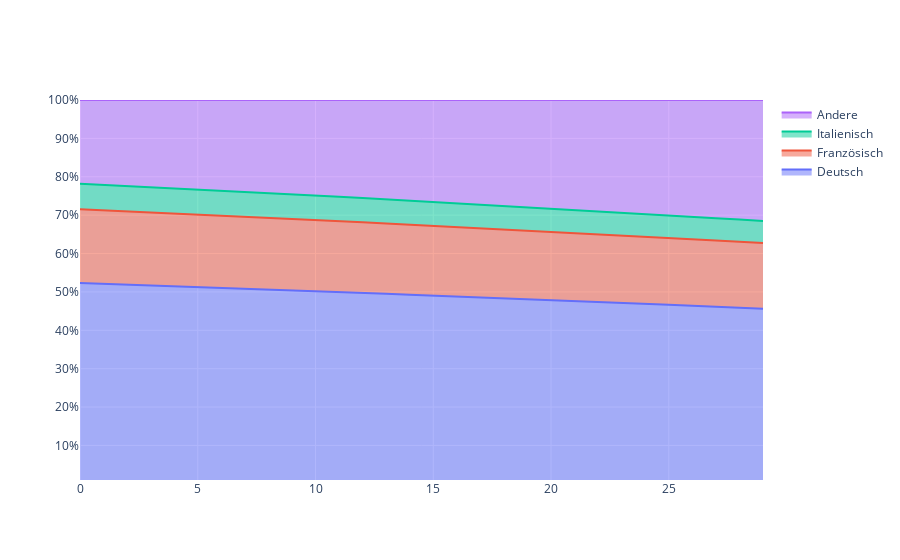

The notebook cell this image was saved under:
### Code cell
#plot stacked area chart of all languages with plotly
import plotly.graph_objects as go

fig = go.Figure()

fig.add_trace(go.Scatter(x = np.array(range(0,years)), y = MeanOfSim(Deutsch),stackgroup='one',mode='lines', name='Deutsch',groupnorm='percent'))
fig.add_trace(go.Scatter(x = np.array(range(0,years)), y = MeanOfSim(Französisch),stackgroup='one',mode='lines', name='Französisch'))
fig.add_trace(go.Scatter(x = np.array(range(0,years)), y = MeanOfSim(Italienisch),stackgroup='one',mode='lines', name='Italienisch'))
fig.add_trace(go.Scatter(x = np.array(range(0,years)), y = MeanOfSim(Andere),stackgroup='one',mode='lines', name='Andere'))


fig.update_layout(
    showlegend=True,
    xaxis_type='linear',
    yaxis=dict(
        type='linear',
        range=[1, 100],
        ticksuffix='%'))

fig.show()

### Figure 1 — Plotly figure (JSON) as saved in the notebook; plotly's stock layout.template omitted (floating-point values rounded to 4 significant figures)
{"data": [{"groupnorm": "percent", "mode": "lines", "name": "Deutsch", "stackgroup": "one", "type": "scatter", "x": [0, 1, 2, 3, 4, 5, 6, 7, 8, 9, 10, 11, 12, 13, 14, 15, 16, 17, 18, 19, 20, 21, 22, 23, 24, 25, 26, 27, 28, 29], "y": [4440082, 4456000.0, 4471000.0, 4487000.0, 4503000.0, 4518000.0, 4534000.0, 4550000.0, 4566000.0, 4581000.0, 4597000.0, 4613000.0, 4629000.0, 4646000.0, 4662000.0, 4680000.0, 4695000.0, 4712000.0, 4729000.0, 4745000.0, 4762000.0, 4778000.0, 4795000.0, 4812000.0, 4829000.0, 4845000.0, 4862000.0, 4880000.0, 4897000.0, 4913000.0, 4931000.0]}, {"mode": "lines", "name": "Französisch", "stackgroup": "one", "type": "scatter", "x": [0, 1, 2, 3, 4, 5, 6, 7, 8, 9, 10, 11, 12, 13, 14, 15, 16, 17, 18, 19, 20, 21, 22, 23, 24, 25, 26, 27, 28, 29], "y": [1628228, 1635000.0, 1642000.0, 1649000.0, 1657000.0, 1664000.0, 1671000.0, 1678000.0, 1685000.0, 1693000.0, 1700000.0, 1707000.0, 1714000.0, 1722000.0, 1729000.0, 1737000.0, 1744000.0, 1752000.0, 1760000.0, 1767000.0, 1775000.0, 1782000.0, 1790000.0, 1798000.0, 1806000.0, 1813000.0, 1821000.0, 1829000.0, 1837000.0, 1845000.0, 1853000.0]}, {"mode": "lines", "name": "Italienisch", "stackgroup": "one", "type": "scatter", "x": [0, 1, 2, 3, 4, 5, 6, 7, 8, 9, 10, 11, 12, 13, 14, 15, 16, 17, 18, 19, 20, 21, 22, 23, 24, 25, 26, 27, 28, 29], "y": [567203, 568900.0, 570400.0, 572100.0, 573600.0, 575000.0, 576500.0, 578300.0, 580000.0, 581500.0, 583200.0, 584700.0, 586300.0, 587700.0, 589800.0, 591400.0, 592900.0, 594600.0, 596100.0, 598000.0, 599800.0, 601500.0, 603000.0, 604500.0, 605800.0, 607800.0, 609600.0, 611500.0, 613400.0, 615600.0, 617500.0]}, {"mode": "lines", "name": "Andere", "stackgroup": "one", "type": "scatter", "x": [0, 1, 2, 3, 4, 5, 6, 7, 8, 9, 10, 11, 12, 13, 14, 15, 16, 17, 18, 19, 20, 21, 22, 23, 24, 25, 26, 27, 28, 29], "y": [1850152, 1889000.0, 1928000.0, 1969000.0, 2010000.0, 2052000.0, 2096000.0, 2140000.0, 2185000.0, 2231000.0, 2279000.0, 2327000.0, 2377000.0, 2428000.0, 2481000.0, 2533000.0, 2587000.0, 2641000.0, 2696000.0, 2754000.0, 2813000.0, 2873000.0, 2934000.0, 2997000.0, 3060000.0, 3125000.0, 3190000.0, 3258000.0, 3326000.0, 3398000.0, 3469000.0]}], "layout": {"showlegend": true, "xaxis": {"type": "linear"}, "yaxis": {"range": [1, 100], "ticksuffix": "%", "type": "linear"}}}
